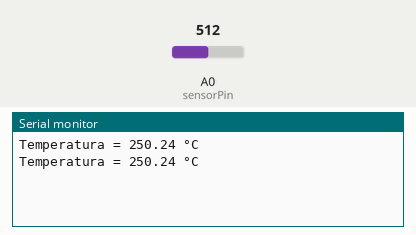
Simulated run of this sketch. Board: Arduino Uno, built with avr-gcc and run on an emulated ATmega328P. Parts: the last lines printed to the serial monitor. The test bench sets the inputs (shaded band); at power-on: A0 (sensorPin) = 512.

Above: at 1.8 s.
1.9 s: A0 (sensorPin) set to 716
At 2.8 s:
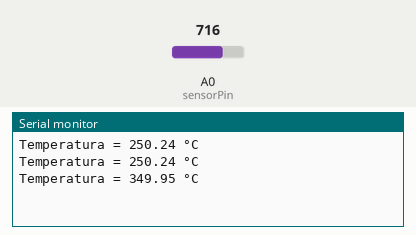
3.4 s: A0 (sensorPin) set to 900
At 4.8 s:
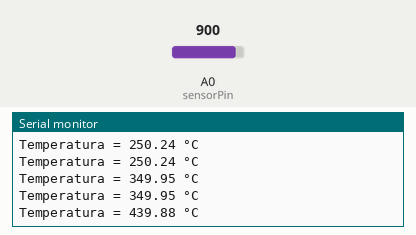
Timing chart, 0 to 6.4 s (numbered marks = the images above; inputs shaded):
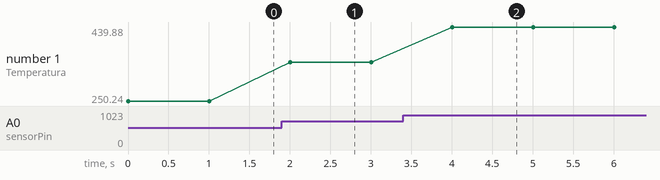

Measured:
- after the input at 1.9 s, the serial monitor: prints a new line after 0.10 s (image 1)
- after the input at 3.4 s, the serial monitor: prints a new line after 0.60 s (image 2)
- plotted number 1: 250.24 → 349.95 after the input at 1.9 s, 349.95 → 439.88 after the input at 3.4 s

The sketch:

17_Medir_temperatura.ino
```cpp
// Medir temperatura

// Se lee el valor analógico de un sensor de temperatura y se muestra en el monitor serial como un valor en grados Celsius

int sensorPin = A0;     // Pin analógico conectado al sensor de temperatura
float temperatura = 0;  // Variable para almacenar el valor capturado por el sensor

void setup() {
  Serial.begin(9600);
}

void loop() {
  float sensorValor = analogRead(sensorPin);  // Leer el valor analógico del sensor
  temperatura = (sensorValor / 1023.0) * 500; // Fórmula aproximada para convertir el valor analógico a temperatura en grados Celsius
  // Impresión de la temperatura en el monitor serial
  Serial.print("Temperatura = ");
  Serial.print(temperatura);
  Serial.println(" °C");
  delay(1000);
}
```
